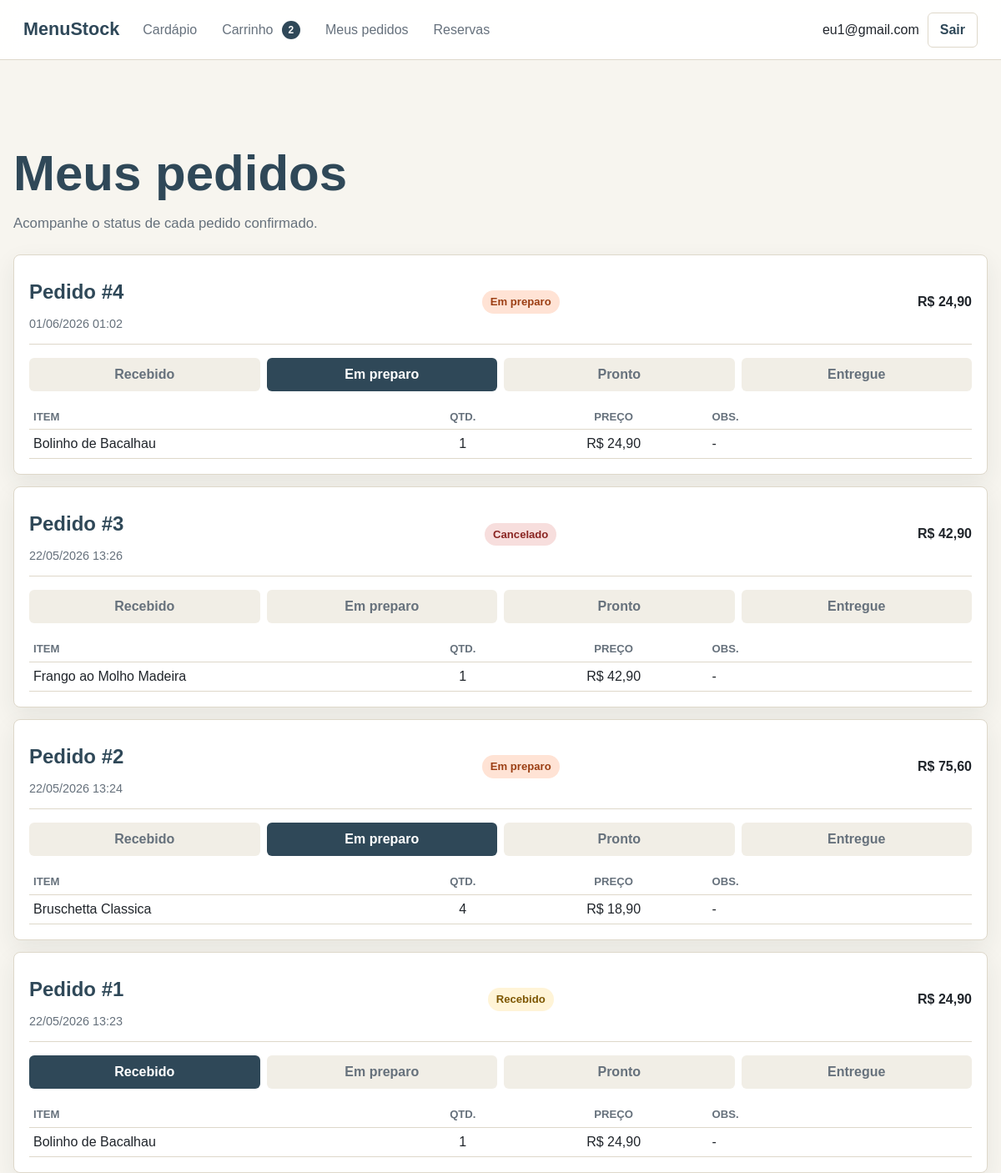
Screenshot of /meus_pedidos.php (signed in) with the database file from the repository.
### tables this page shows
CREATE TABLE `usuarios` (
  `id` int(11) NOT NULL,
  `nome` varchar(100) NOT NULL,
  `email` varchar(150) NOT NULL,
  `senha` varchar(255) NOT NULL,
  `telefone` varchar(20) DEFAULT NULL,
  `tipo` enum('admin','garcom','user') NOT NULL DEFAULT 'user',
  `login_attempts` tinyint(3) UNSIGNED NOT NULL DEFAULT 0,
  `locked_until` datetime DEFAULT NULL,
  `created_at` timestamp NOT NULL DEFAULT current_timestamp(),
  `updated_at` timestamp NOT NULL DEFAULT current_timestamp() ON UPDATE current_timestamp()
);

CREATE TABLE `pedidos` (
  `id` int(11) NOT NULL,
  `usuario_id` int(11) DEFAULT NULL,
  `status` enum('recebido','preparo','pronto','entregue','cancelado') NOT NULL DEFAULT 'recebido',
  `obs_geral` text DEFAULT NULL COMMENT 'Observacao geral do pedido',
  `total` decimal(10,2) NOT NULL DEFAULT 0.00,
  `created_at` timestamp NOT NULL DEFAULT current_timestamp(),
  `updated_at` timestamp NOT NULL DEFAULT current_timestamp() ON UPDATE current_timestamp(),
  `mesa` tinyint(4) DEFAULT NULL
);

CREATE TABLE `itens_pedido` (
  `id` int(11) NOT NULL,
  `pedido_id` int(11) NOT NULL,
  `prato_id` int(11) NOT NULL,
  `quantidade` int(11) NOT NULL DEFAULT 1,
  `preco_unit` decimal(10,2) NOT NULL COMMENT 'Preco congelado no momento do pedido',
  `obs_item` text DEFAULT NULL COMMENT 'Ex: sem cebola'
);

CREATE TABLE `pratos` (
  `id` int(11) NOT NULL,
  `categoria_id` int(11) NOT NULL,
  `nome` varchar(100) NOT NULL,
  `descricao` text DEFAULT NULL,
  `preco` decimal(10,2) NOT NULL,
  `tempo_preparo` int(11) DEFAULT 0 COMMENT 'Tempo em minutos',
  `disponivel` tinyint(1) DEFAULT 1 COMMENT '1=disponivel 0=indisponivel',
  `imagem` varchar(255) DEFAULT NULL,
  `created_at` timestamp NOT NULL DEFAULT current_timestamp(),
  `updated_at` timestamp NOT NULL DEFAULT current_timestamp() ON UPDATE current_timestamp()
);

### admin/config/auth.php (called while the page is built, shortened)
<?php
require_once __DIR__ . '/conexao.php';
function e(mixed $value): string
{
    return htmlspecialchars((string) $value, ENT_QUOTES, 'UTF-8');
}
function isLoggedIn(): bool
{
    return !empty($_SESSION['usuario_id']);
}
function currentUserId(): ?int
{
    return isset($_SESSION['usuario_id']) ? (int) $_SESSION['usuario_id'] : null;
}
function currentUser(): ?array
{
    $stmt = getConnection()->prepare('SELECT id, nome, email, telefone, tipo FROM usuarios WHERE id = ?');
    $stmt->execute([currentUserId()]);
    $user = $stmt->fetch();
    return $user;
}
function formatMoney(float|int|string $value): string
{
    return 'R$ ' . number_format((float) $value, 2, ',', '.');
}
function statusLabel(string $status): string
{
    $labels = [
        'recebido' => 'Recebido',
        'preparo' => 'Em preparo',
        'pronto' => 'Pronto',
        'entregue' => 'Entregue',
        'cancelado' => 'Cancelado',
        'pendente' => 'Pendente',
        'confirmada' => 'Confirmada',
        'cancelada' => 'Cancelada',
    ];
    return $labels[$status] ?? ucfirst($status);
}

### admin/config/conexao.php (called while the page is built, shortened)
<?php
function getConnection(): PDO
{
    static $pdo = null;
    if ($pdo instanceof PDO) {
        return $pdo;
    }
    $host = getenv('DB_HOST') ?: getenv('MYSQLHOST') ?: 'zephyr.proxy.rlwy.net';
    $port = getenv('DB_PORT') ?: getenv('MYSQLPORT') ?: '46100';
    $database = getenv('DB_NAME') ?: getenv('MYSQLDATABASE') ?: 'menustock';
    $user = getenv('DB_USER') ?: getenv('MYSQLUSER') ?: 'root';
    $password = getenv('DB_PASS') ?: getenv('MYSQLPASSWORD') ?: 'ojuEPvwwMfxxPVxEbtBZrEFVKfSvwfrr';
    $dsn = "mysql:host={$host};port={$port};dbname={$database};charset=utf8mb4";
    try {
        $pdo = new PDO($dsn, $user, $password, [
            PDO::ATTR_ERRMODE => PDO::ERRMODE_EXCEPTION,
            PDO::ATTR_DEFAULT_FETCH_MODE => PDO::FETCH_ASSOC,
            PDO::ATTR_EMULATE_PREPARES => false,
        ]);
    } catch (PDOException $exception) {
        http_response_code(500);
        exit('Falha ao conectar ao banco de dados.');
    }
    return $pdo;
}

### admin/models/Carrinho.php (called while the page is built, shortened)
<?php
require_once __DIR__ . '/../config/conexao.php';
class Carrinho
{
    private PDO $pdo;
    public function __construct()
    {
        $this->pdo = getConnection();
    }
    public function contarItens(int $usuarioId): int
    {
        $stmt = $this->pdo->prepare('SELECT COALESCE(SUM(quantidade), 0) FROM carrinho WHERE usuario_id = ?');
        $stmt->execute([$usuarioId]);
        return (int) $stmt->fetchColumn();
    }
}

### admin/models/Pedido.php (called while the page is built, shortened)
<?php
require_once __DIR__ . '/../config/conexao.php';
require_once __DIR__ . '/Carrinho.php';
class Pedido
{
    private PDO $pdo;
    public function __construct()
    {
        $this->pdo = getConnection();
    }
    public function listarPorUsuario(int $usuarioId): array
    {
        $stmt = $this->pdo->prepare(
            'SELECT * FROM pedidos WHERE usuario_id = ? ORDER BY created_at DESC'
        );
        $stmt->execute([$usuarioId]);
        return $stmt->fetchAll();
    }
    public function itens(int $pedidoId): array
    {
        $stmt = $this->pdo->prepare(
            'SELECT ip.*, p.nome, p.imagem
             FROM itens_pedido ip
             JOIN pratos p ON p.id = ip.prato_id
             WHERE ip.pedido_id = ?
             ORDER BY ip.id'
        );
        $stmt->execute([$pedidoId]);
        return $stmt->fetchAll();
    }
}

### meus_pedidos.php (the view, shortened to what this page needs)
<?php
require_once __DIR__ . '/admin/config/auth.php';
require_once __DIR__ . '/admin/models/Pedido.php';
$pedidoModel = new Pedido();
$pedidos = $pedidoModel->listarPorUsuario(currentUserId() ?? 0);
require_once __DIR__ . '/admin/config/public_header.php';
?>
<section class="page-heading">
    <h1>Meus pedidos</h1>
    <p>Acompanhe o status de cada pedido confirmado.</p>
</section>
<section class="stack">
    <?php $contadorPedido = count($pedidos); ?>
    <?php foreach ($pedidos as $pedido): ?>
        <?php $itens = $pedidoModel->itens((int) $pedido['id']); ?>
        <article class="panel order-card">
            <div class="order-head">
                <div>
                    <h2>Pedido #<?= $contadorPedido ?></h2>
                    <span class="muted"><?= date('d/m/Y H:i', strtotime((string) $pedido['created_at'])) ?></span>
                </div>
                <span class="status status-<?= e($pedido['status']) ?>"><?= statusLabel($pedido['status']) ?></span>
                <strong><?= formatMoney($pedido['total']) ?></strong>
            </div>
            <ol class="status-steps">
                <?php foreach (['recebido', 'preparo', 'pronto', 'entregue'] as $status): ?>
                    <li class="<?= $pedido['status'] === $status ? 'active' : '' ?>"><?= statusLabel($status) ?></li>
                <?php endforeach; ?>
            </ol>
            <?php require __DIR__ . '/admin/views/partials/_pedido_itens_table.php'; ?>
        </article>
        <?php $contadorPedido--; ?>
    <?php endforeach; ?>
</section>
<?php require_once __DIR__ . '/admin/config/public_footer.php'; ?>

### admin/config/public_header.php (shortened to what this page needs)
<?php
require_once __DIR__ . '/auth.php';
require_once __DIR__ . '/../models/Carrinho.php';
$publicUser = currentUser();
$cartCount = 0;
if ($publicUser && ($publicUser['tipo'] ?? '') === 'user') {
    $cartCount = (new Carrinho())->contarItens((int) $publicUser['id']);
}
?>
<!doctype html>
<html lang="pt-BR">
<head>
    <link rel="stylesheet" href="admin/public/css/style.css">
</head>
<body>
<header class="site-header">
    <a class="brand" href="index.php">MenuStock</a>
    <nav class="site-nav" aria-label="Menu principal">
        <?php if ($publicUser && $publicUser['tipo'] === 'garcom'): ?>
            <a href="admin/views/menu_garcom.php">Menu</a>
        <?php else: ?>
            <a href="index.php">Cardápio</a>
        <?php endif; ?>
        <?php if ($publicUser && $publicUser['tipo'] === 'user'): ?>
            <a href="carrinho.php">Carrinho <span class="badge"><?= $cartCount ?></span></a>
            <a href="meus_pedidos.php">Meus pedidos</a>
            <a href="reserva.php">Reservas</a>
        <?php endif; ?>
    </nav>
    <div class="site-actions">
        <?php if ($publicUser): ?>
            <span><?= e($publicUser['nome']) ?></span>
            <form method="post" action="admin/controllers/logout.php">
                <button class="btn btn-ghost" type="submit">Sair</button>
            </form>
        <?php else: ?>
            <a class="btn btn-primary" href="login.php">Entrar</a>
        <?php endif; ?>
    </div>
</header>
<main class="container">

### admin/views/partials/_pedido_itens_table.php (shortened to what this page needs)
<div class="table-wrap">
    <table class="pedidos-card-table">
        <thead>
            <tr>
                <th>Item</th>
                <th>Qtd.</th>
                <th>Preço</th>
                <th>Obs.</th>
            </tr>
        </thead>
        <tbody>
            <?php foreach ($itens as $item): ?>
                <tr>
                    <td><?= e($item['nome']) ?></td>
                    <td><?= (int) $item['quantidade'] ?></td>
                    <td><?= formatMoney($item['preco_unit']) ?></td>
                    <td><?= e($item['obs_item'] ?: '-') ?></td>
                </tr>
            <?php endforeach; ?>
        </tbody>
    </table>
</div>

### rows the page displays
usuarios: nome "eu1@gmail.com"
pedidos: created_at "01/06/2026 01:02", status "Em preparo", total "R$ 24,90", status "Recebido", status "Pronto", status "Entregue"
itens_pedido: prato.nome "Bolinho de Bacalhau", quantidade "1", preco_unit "R$ 24,90", obs_item "-"
pedidos: created_at "22/05/2026 13:26", status "Cancelado", total "R$ 42,90", status "Recebido", status "Em preparo", status "Pronto", status "Entregue"
itens_pedido: prato.nome "Frango ao Molho Madeira", quantidade "1", preco_unit "R$ 42,90", obs_item "-"
pedidos: created_at "22/05/2026 13:24", status "Em preparo", total "R$ 75,60", status "Recebido", status "Pronto", status "Entregue"
itens_pedido: prato.nome "Bruschetta Classica", quantidade "4", preco_unit "R$ 18,90", obs_item "-"
pedidos: created_at "22/05/2026 13:23", status "Recebido", total "R$ 24,90", status "Em preparo", status "Pronto", status "Entregue"
itens_pedido: prato.nome "Bolinho de Bacalhau", quantidade "1", preco_unit "R$ 24,90", obs_item "-"

### other values shown
$cartCount "2"
